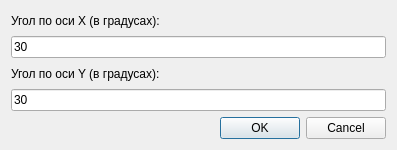
<?xml version="1.0" encoding="UTF-8"?>
<ui version="4.0">
 <class>IlluminantPlaceChooser</class>
 <widget class="QDialog" name="IlluminantPlaceChooser">
  <property name="geometry">
   <rect>
    <x>0</x>
    <y>0</y>
    <width>397</width>
    <height>150</height>
   </rect>
  </property>
  <property name="windowTitle">
   <string>Dialog</string>
  </property>
  <layout class="QVBoxLayout" name="verticalLayout_5">
   <item>
    <layout class="QVBoxLayout" name="verticalLayout_4">
     <item>
      <widget class="QLabel" name="label_8">
       <property name="text">
        <string>Угол по оси X (в градусах):</string>
       </property>
      </widget>
     </item>
     <item>
      <widget class="QLineEdit" name="XAngleInp">
       <property name="text">
        <string>30</string>
       </property>
      </widget>
     </item>
     <item>
      <widget class="QLabel" name="label_9">
       <property name="text">
        <string>Угол по оси Y (в градусах):</string>
       </property>
      </widget>
     </item>
     <item>
      <widget class="QLineEdit" name="YAngleInp">
       <property name="text">
        <string>30</string>
       </property>
      </widget>
     </item>
     <item>
      <widget class="QDialogButtonBox" name="buttonBox">
       <property name="orientation">
        <enum>Qt::Horizontal</enum>
       </property>
       <property name="standardButtons">
        <set>QDialogButtonBox::Cancel|QDialogButtonBox::Ok</set>
       </property>
      </widget>
     </item>
    </layout>
   </item>
  </layout>
 </widget>
 <resources/>
 <connections/>
</ui>
